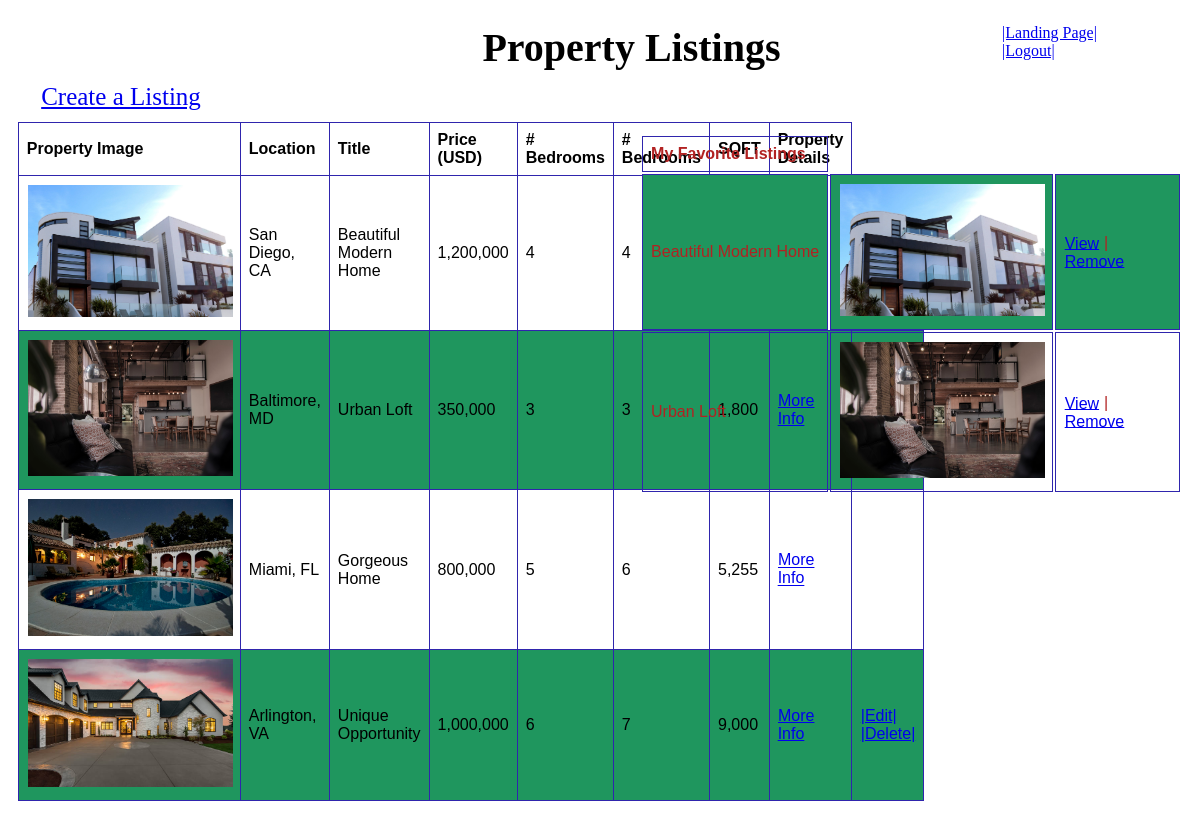
Page /books (signed in) on the committed database.
### myapp/models.py (models this page shows)
class Book(models.Model):
    title= models.CharField(max_length=255)
    location = models.CharField( max_length=255)
    description = models.TextField(max_length=300)
    price = models.CharField(default=0, max_length=255)
    bedrooms = models.IntegerField(default=0, validators=[MaxValueValidator(50),MinValueValidator(1)])
    bathrooms = models.IntegerField(default=0, validators=[MaxValueValidator(50),MinValueValidator(1)])
    sqft = models.CharField(default=0, max_length=150)
    poster = models.ForeignKey(User, related_name="books", on_delete=models.CASCADE, null=True)
    fav_books = models.ManyToManyField (User, related_name="saved_books")
    cover = models.ImageField(upload_to= 'books/covers/', null=True, blank=True)
    objects = PropManager()

### myapp/views.py (the view)
# urls.py: path('books', views.book_list, name = 'book_list'),
def book_list(request):
    loggedinuser = User.objects.get(id = request.session['id'])
    books = Book.objects.exclude()
    favhomes = Book.objects.filter(fav_books = loggedinuser)
    context = {
        'books': books,
        'loggedinuser' : loggedinuser,
        'favhomes':favhomes
    }
    return render(request,'book_list.html', context)

### myapp/templates/book_list.html (shortened to what this page needs)
<!DOCTYPE html>
<html lang="en">
<head>
</head>
<body>
    <div class="landing">
        <a href="/landingpage">|Landing Page|</a>
        <a href="/">|Logout|</a>
    </div>
        <h1>Property Listings</h1>
            <table class="table">
                <div class="create">
                <a href="{% url 'upload_book' %}" class = "btn btn-primary">Create a Listing</a>
                </div>
                <thread>
                    <tr>
                        <th>Property Image</th>
                        <th>Location</th>
                        <th>Title</th>
                        <th>Price (USD)</th>
                        <th># Bedrooms</th>
                        <th># Bedrooms</th>
                        <th>SQFT</th>
                        <th>Property Details</th>
                    </tr>
                </thread>
                <tbody>
                        {% for book in books %}
                        <tr>
                            <td> {% if book.cover %}
                                <img src="{{ book.cover.url }}" alt="{{ book.title }}" style="width:205px;">
                                {% endif %}
                            <td>{{ book.location }}</td>
                            <td>{{ book.title }}</td>
                            <td>{{ book.price }}</td>
                            <td>{{ book.bedrooms }}</td>
                            <td>{{ book.bathrooms }}</td>
                            <td>{{ book.sqft }} </td>
                            <td> <a href="/showprop/{{book.id}}">More Info</a></td>
                            <td>
                                {% if loggedinuser.id == book.poster.id %}
                                <a href="/editfaves/{{book.id}}">|Edit|</a>  <a href="/delete/{{book.id}}">|Delete|</a>
                                {% endif %}
                            </td>
                        </tr>
                    {% endfor %}
                </tbody>
            </table>
            <table class="fav">
                    <tr>
                        <th>My Favorite Listings</th>
                    </tr>
                    {% for book in favhomes%}
                    <tr>
                        <td>{{book.title}}</td>
                        <td><img src="{{ book.cover.url }}" alt="{{ book.title }}" style="width:205px;"></td>
                        <td><a href="/showprop/{{book.id}}">View</a> | <a href="/removejob/{{book.id}}">Remove</a></td>
                    </tr>
                    {% endfor %}
                </table>
    </body>
</html>

### myapp/templates/book_list.html (style rules this page uses)
* { margin: 0px; padding: .5%; }
body { background-image: url(https://images.pexels.com/photos/1053778/pexels-photo-1053778.jpeg?auto=compress&cs=tinysrgb&dpr=1&w=500https://images.pexels.com/photos/1053778/pexels-photo-1053778.jpeg?auto=compress&cs=tinysrgb&dpr=1&w=500); background-attachment:fixed; font-family: 'Times New Roman'; padding-top: 1%; }
h1 { Padding-left:40%; font-size: 40px; font-family:Georgia, 'Times New Roman', Times, serif; }
.table { font-family: arial, sans-serif; border-collapse: collapse; width: 40%; display: inline-block; text-align: center; display:inline-block; float: left; }
td, th { border: 1px solid #2f25ad; text-align: left; padding: 8px; }
tr:nth-child(even) { background-color: rgb(31, 150, 94); }
.landing { float: right; padding-right: 3%; }
.create { padding-left: 2%; font-size: 25px; }
.fav { float:right; font-family: arial, sans-serif; padding-top:1.5%; color:firebrick; }

### rows in the picture
Book: cover (picture), location "San Diego, CA", title "Beautiful Modern Home", price "1,200,000", bedrooms "4", bathrooms "4", sqft "4,500"
Book: cover (picture), location "Baltimore, MD", title "Urban Loft", price "350,000", bedrooms "3", bathrooms "3", sqft "1,800"
Book: cover (picture), location "Miami, FL", title "Gorgeous Home", price "800,000", bedrooms "5", bathrooms "6", sqft "5,255"
Book: cover (picture), location "Arlington, VA", title "Unique Opportunity", price "1,000,000", bedrooms "6", bathrooms "7", sqft "9,000"
